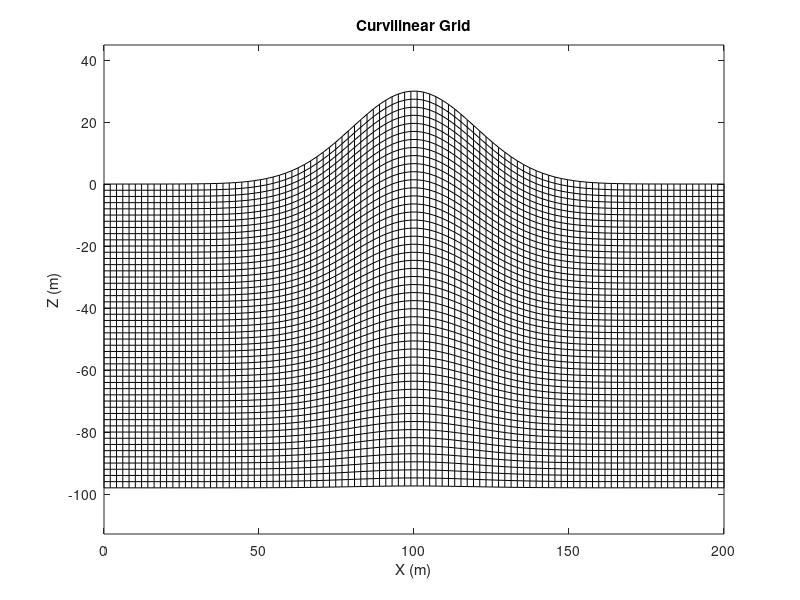

MATLAB code to generate this figure:
% -------------------------------------------------------------------------
% 2D grid generation for CGFD2D
%
% Author: Yuxing Pan (panyx2023@mail.sustech.edu.cn)
% Affiliation: Southern University of Science and Technology (SUSTech)
% Date: May 27, 2025
% -------------------------------------------------------------------------
%%%%%%
% inputs:
% x_grid : computational grid locations in x dimension --> 1D vector
% z_grid : computational grid locations in z dimension --> 1D vector
%
% topo : free surface topography [Default: flat layer] --> 1D vector


clc;clear;close all;



% 0 Cartesian Grid
% 1 Cartesian Grid with finer grid in free surface
% 2 Curvilinear Grid
Flag_grid = 2;

if Flag_grid == 0
    % Code for Cartesian Grid
    nz=50;
    nx=100;
    length_z=100;
    length_x=200; % length of x: 200m

    topo = 100 + zeros(1, nx); % topography flat 100m

    % computational grid
    x_gd = linspace(1,length_x,nx); % 100 points
    z_gd = linspace(1,length_z,nz);

    % physical grid
    x_gdp = linspace(0,length_x,nx);
    z_gdp = topo - linspace(0,length_z,nz);

    [X, Z] = meshgrid(x_gdp, z_gdp);

    figure;
    plot(X, Z, 'k')           % plot vertical lines
    hold on
    plot(X', Z', 'k')         % plot horizontal lines
    axis equal tight
    xlabel('X (m)');
    ylabel('Z (m)');
    title('Cartesian Grid');


elseif Flag_grid == 1
    % Code for Cartesian Grid with finer grid in free surface

elseif Flag_grid == 2
    % Grid dimensions
    nz = 50;
    nx = 100;
    length_z = 100;
    length_x = 200;

    % Generate computational grid
    x_grid = linspace(0, length_x, nx);    % horizontal positions
    z_grid = linspace(0, length_z, nz);    % depth levels

    % Parameters for the Gaussian hill
    A = 30;                                         % Peak height (in meters)
    x0 = mean(x_grid);                              % Hill center
    sigma = (max(x_grid) - min(x_grid)) / 10;       % Width

    % Generate Gaussian topography (elevation at each x)
    topo = A * exp(-((x_grid - x0).^2) / (2 * sigma^2));

    topo_bottom =  0.* topo - length_z;

    % Create curvilinear grid
    [X, ] = meshgrid(x_grid, z_grid);   % X: horizontal

    
    Z(1,1:nx) = topo;
    for j = 2:nz
        for i = 1:nx
            Z(j, i) =  Z(j-1,i) - (topo(i)-topo_bottom(i))/nz ;  % shift vertically
        end
    end

    % Plot  grid
    figure;
    plot(X, Z, 'k')           
    hold on
    plot(X', Z', 'k')      
    axis equal tight
    xlabel('X (m)');
    ylabel('Z (m)');
    title('Curvilinear Grid');


elseif Flag_grid == 3
    % Code for Curvilinear Grid with finer grid in free surface
else
    error('Error: wrong grid type');
end



